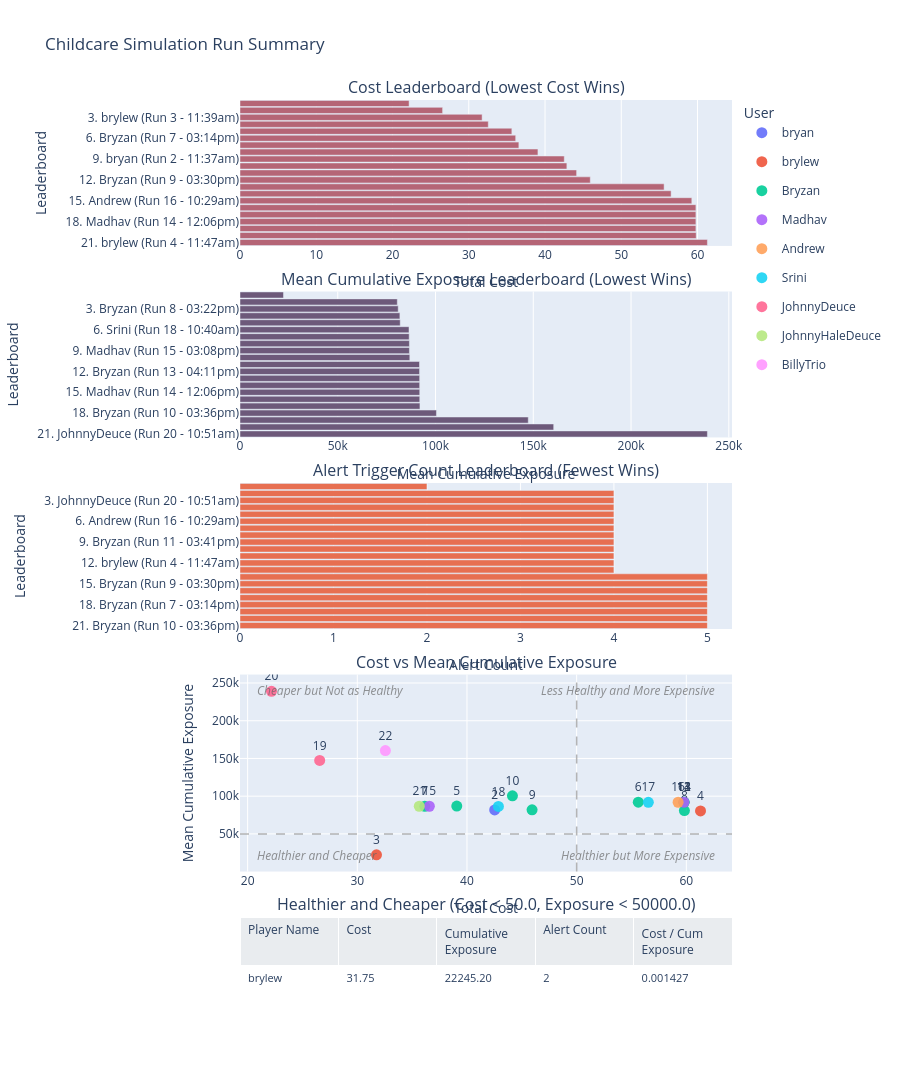

Here is the notebook cell this chart was saved with:
### Code cell
from pathlib import Path
import json

import pandas as pd
import plotly.express as px
from plotly.subplots import make_subplots
import plotly.graph_objects as go

# ── Quadrant divider configuration ────────────────────────────────────────────
QUADRANT_COST_THRESHOLD      = 50.0      # vertical dividing line (x-axis / cost)
QUADRANT_EXPOSURE_THRESHOLD  = 50000.0   # horizontal dividing line (y-axis / exposure)

QUADRANT_LABELS = {
    "bottom_left":  "Healthier and Cheaper",
    "bottom_right": "Healthier but More Expensive",
    "top_left":     "Cheaper but Not as Healthy",
    "top_right":    "Less Healthy and More Expensive",
}
QUADRANT_LINE_COLOR  = "rgba(120, 120, 120, 0.55)"
QUADRANT_LABEL_COLOR = "rgba(100, 100, 100, 0.70)"
QUADRANT_LABEL_SIZE  = 12

# ── Filtered table configuration (runs below both boundaries) ────────────────
RATIO_COLUMN_LABEL = "Cost / Cum Exposure"
RATIO_DECIMALS = 6
# ──────────────────────────────────────────────────────────────────────────────

repo_root_candidates = [Path.cwd(), Path.cwd().parent, Path.cwd().parent.parent]
stats_path = None
for candidate in repo_root_candidates:
    probe = candidate / "Sample Inputs" / "output_childcare_stats.json"
    if probe.exists():
        stats_path = probe
        break

if stats_path is None:
    raise FileNotFoundError("Could not find Sample Inputs/output_childcare_stats.json from the current notebook environment.")

rows = []
with stats_path.open() as f:
    for line in f:
        line = line.strip()
        if not line:
            continue
        row = json.loads(line)
        if row.get("event") == "run_summary":
            rows.append(row)

if not rows:
    raise ValueError(f"No run_summary rows found in {stats_path}")

stats_df = pd.DataFrame(rows).sort_values("run_number").reset_index(drop=True)
stats_df["run_duration_minutes"] = stats_df["time"] / 60.0
stats_df["run_duration_hms"] = pd.to_timedelta(stats_df["time"], unit="s").astype(str)
stats_df["run_clock_time"] = pd.to_datetime(stats_df["timestamp"]).dt.strftime("%I:%M%p").str.lower()

hover_columns = {
    "player_name": True,
    "run_number": True,
    "run_duration_hms": True,
    "ach_total_cost": ":.2f",
    "exposure_mean_cumulative": ":.2f",
}

# Cost leaderboard: lowest cost first (rank 1 = lowest)
cost_sorted = stats_df.sort_values("ach_total_cost", ascending=True).reset_index(drop=True)
cost_sorted["leaderboard_label"] = cost_sorted.apply(
    lambda row: f"{row.name + 1}. {row['player_name']} (Run {int(row['run_number'])} - {row['run_clock_time']})",
    axis=1,
)

# Exposure leaderboard: lowest exposure first (rank 1 = lowest/best)
exposure_sorted = stats_df.sort_values("exposure_mean_cumulative", ascending=True).reset_index(drop=True)
exposure_sorted["leaderboard_label"] = exposure_sorted.apply(
    lambda row: f"{row.name + 1}. {row['player_name']} (Run {int(row['run_number'])} - {row['run_clock_time']})",
    axis=1,
)

# Alerts leaderboard: fewest alerts first (rank 1 = lowest/best)
alerts_sorted = stats_df.sort_values("alert_trigger_count", ascending=True).reset_index(drop=True)
alerts_sorted["leaderboard_label"] = alerts_sorted.apply(
    lambda row: f"{row.name + 1}. {row['player_name']} (Run {int(row['run_number'])} - {row['run_clock_time']})",
    axis=1,
)

# Runs in the healthier+cheaper quadrant (below both thresholds)
qualified_df = stats_df[
    (stats_df["ach_total_cost"] < QUADRANT_COST_THRESHOLD)
    & (stats_df["exposure_mean_cumulative"] < QUADRANT_EXPOSURE_THRESHOLD)
].copy()

# Cost-to-exposure ratio; zero exposure yields NA.
qualified_df[RATIO_COLUMN_LABEL] = qualified_df["ach_total_cost"] / qualified_df["exposure_mean_cumulative"].replace(0, pd.NA)
qualified_df = qualified_df.sort_values(["ach_total_cost", "exposure_mean_cumulative"], ascending=[True, True])

cost_fig = px.bar(
    cost_sorted,
    x="ach_total_cost",
    y="leaderboard_label",
    orientation="h",
    hover_data=hover_columns,
    labels={"ach_total_cost": "Total Cost", "leaderboard_label": "Leaderboard"},
)
cost_fig.update_traces(marker_color="#b56576")

exposure_fig = px.bar(
    exposure_sorted,
    x="exposure_mean_cumulative",
    y="leaderboard_label",
    orientation="h",
    hover_data=hover_columns,
    labels={"exposure_mean_cumulative": "Mean Cumulative Exposure", "leaderboard_label": "Leaderboard"},
)
exposure_fig.update_traces(marker_color="#6d597a")

alerts_fig = px.bar(
    alerts_sorted,
    x="alert_trigger_count",
    y="leaderboard_label",
    orientation="h",
    hover_data=hover_columns,
    labels={"alert_trigger_count": "Alert Count", "leaderboard_label": "Leaderboard"},
)
alerts_fig.update_traces(marker_color="#e76f51")

scatter_fig = px.scatter(
    stats_df,
    x="ach_total_cost",
    y="exposure_mean_cumulative",
    hover_data=hover_columns,
    color="player_name",
    text="run_number",
    labels={
        "ach_total_cost": "Total Cost",
        "exposure_mean_cumulative": "Mean Cumulative Exposure",
    },
)
scatter_fig.update_traces(textposition="top center", marker=dict(size=11, opacity=0.9))

if qualified_df.empty:
    table_values = [["No runs below both thresholds."], ["-"], ["-"], ["-"], ["-"]]
else:
    table_values = [
        qualified_df["player_name"].tolist(),
        qualified_df["ach_total_cost"].map(lambda v: f"{v:.2f}").tolist(),
        qualified_df["exposure_mean_cumulative"].map(lambda v: f"{v:.2f}").tolist(),
        qualified_df["alert_trigger_count"].map(lambda v: f"{int(v)}").tolist(),
        qualified_df[RATIO_COLUMN_LABEL].map(
            lambda v: "NA" if pd.isna(v) else f"{float(v):.{RATIO_DECIMALS}f}"
        ).tolist(),
    ]

panel_height = max(300, 20 * len(stats_df) + 160)
table_height = max(220, 34 * max(1, len(qualified_df) + 1))

fig = make_subplots(
    rows=5,
    cols=1,
    specs=[[{"type": "xy"}], [{"type": "xy"}], [{"type": "xy"}], [{"type": "xy"}], [{"type": "table"}]],
    subplot_titles=(
        "Cost Leaderboard (Lowest Cost Wins)",
        "Mean Cumulative Exposure Leaderboard (Lowest Wins)",
        "Alert Trigger Count Leaderboard (Fewest Wins)",
        "Cost vs Mean Cumulative Exposure",
        f"Healthier and Cheaper (Cost < {QUADRANT_COST_THRESHOLD}, Exposure < {QUADRANT_EXPOSURE_THRESHOLD})",
    ),
    vertical_spacing=0.05,
    row_heights=[0.2, 0.2, 0.2, 0.27, 0.13],
)

for trace in cost_fig.data:
    fig.add_trace(trace, row=1, col=1)

for trace in exposure_fig.data:
    fig.add_trace(trace, row=2, col=1)

for trace in alerts_fig.data:
    fig.add_trace(trace, row=3, col=1)

for trace in scatter_fig.data:
    fig.add_trace(trace, row=4, col=1)

fig.add_trace(
    go.Table(
        header=dict(
            values=["Player Name", "Cost", "Cumulative Exposure", "Alert Count", RATIO_COLUMN_LABEL],
            fill_color="#e9ecef",
            align="left",
            font=dict(size=12),
        ),
        cells=dict(
            values=table_values,
            fill_color="white",
            align="left",
            height=28,
            font=dict(size=11),
        ),
    ),
    row=5,
    col=1,
)

fig.update_layout(
    title="Childcare Simulation Run Summary",
    bargap=0.12,
    height=panel_height * 3 + table_height,
    width=900,
    legend_title_text="User",
    hovermode="closest",
    showlegend=True,
)

fig.update_xaxes(title_text="Total Cost", row=1, col=1)
fig.update_yaxes(
    title_text="Leaderboard",
    row=1,
    col=1,
    categoryorder="array",
    categoryarray=cost_sorted["leaderboard_label"].tolist()[::-1],
)
fig.update_xaxes(title_text="Mean Cumulative Exposure", row=2, col=1)
fig.update_yaxes(
    title_text="Leaderboard",
    row=2,
    col=1,
    categoryorder="array",
    categoryarray=exposure_sorted["leaderboard_label"].tolist()[::-1],
)
fig.update_xaxes(title_text="Alert Count", row=3, col=1)
fig.update_yaxes(
    title_text="Leaderboard",
    row=3,
    col=1,
    categoryorder="array",
    categoryarray=alerts_sorted["leaderboard_label"].tolist()[::-1],
)
fig.update_xaxes(title_text="Total Cost", row=4, col=1)
fig.update_yaxes(title_text="Mean Cumulative Exposure", row=4, col=1)

# ── Quadrant lines and labels on panel 4 ──────────────────────────────────────
# Vertical line at QUADRANT_COST_THRESHOLD
fig.add_shape(
    type="line",
    xref="x4",
    yref="y4 domain",
    x0=QUADRANT_COST_THRESHOLD,
    x1=QUADRANT_COST_THRESHOLD,
    y0=0,
    y1=1,
    line=dict(color=QUADRANT_LINE_COLOR, width=1.5, dash="dash"),
)
# Horizontal line at QUADRANT_EXPOSURE_THRESHOLD
fig.add_shape(
    type="line",
    xref="x4 domain",
    yref="y4",
    x0=0,
    x1=1,
    y0=QUADRANT_EXPOSURE_THRESHOLD,
    y1=QUADRANT_EXPOSURE_THRESHOLD,
    line=dict(color=QUADRANT_LINE_COLOR, width=1.5, dash="dash"),
)

# Quadrant label corners: (key, xanchor, x_domain_pos, yanchor, y_domain_pos)
_pad = 0.03
_quadrant_specs = [
    ("bottom_left", "left", _pad, "bottom", _pad),
    ("bottom_right", "right", 1 - _pad, "bottom", _pad),
    ("top_left", "left", _pad, "top", 1 - _pad),
    ("top_right", "right", 1 - _pad, "top", 1 - _pad),
]

for key, xanchor, xpos, yanchor, ypos in _quadrant_specs:
    fig.add_annotation(
        xref="x4 domain",
        yref="y4 domain",
        x=xpos,
        y=ypos,
        text=f"<i>{QUADRANT_LABELS[key]}</i>",
        showarrow=False,
        xanchor=xanchor,
        yanchor=yanchor,
        font=dict(size=QUADRANT_LABEL_SIZE, color=QUADRANT_LABEL_COLOR),
    )
# ──────────────────────────────────────────────────────────────────────────────

# Export standalone interactive HTML for browser viewing.
export_path = stats_path.parent.parent / "analysis" / "game_results_dashboard.html"
fig.write_html(str(export_path), full_html=True, include_plotlyjs=True)
print(f"Saved standalone dashboard to: {export_path}")

fig.show()

stats_df[[
    "player_name",
    "run_number",
    "run_duration_hms",
    "ach_total_cost",
    "exposure_mean_cumulative",
    "exposure_max_cumulative",
    "alert_trigger_count",
    "end_reason",
]].tail(10)

### Figure 1 — Plotly figure (JSON) as saved in the notebook; plotly's stock layout.template omitted (floating-point values rounded to 4 significant figures)
{"data": [{"alignmentgroup": "True", "customdata": [["JohnnyDeuce", 20, "0 days 19:59:24.133333328", 239100.0], ["JohnnyDeuce", 19, "0 days 19:59:05.777777225", 147400.0], ["brylew", 3, "0 days 12:10:13.111110968", 22250.0], ["BillyTrio", 22, "0 days 19:59:01.999999447", 160400.0], ["JohnnyHaleDeuce", 21, "0 days 19:59:02.888888336", 86650.0], ["Bryzan", 7, "0 days 19:59:00.976169527", 86520.0], ["Madhav", 15, "0 days 19:59:00.444443892", 86650.0], ["Bryzan", 5, "0 days 19:59:01.333332781", 86850.0], ["bryan", 2, "0 days 15:52:04.888888552", 81780.0], ["Srini", 18, "0 days 19:59:00.444443892", 86440.0], ["Bryzan", 10, "0 days 19:59:03.111110559", 100500.0], ["Bryzan", 9, "0 days 18:41:45.555397655", 81950.0], ["Bryzan", 6, "0 days 19:59:07.288339309", 92040.0], ["Srini", 17, "0 days 19:55:17.711150367", 91900.0], ["Andrew", 16, "0 days 19:59:03.244444474", 91940.0], ["Bryzan", 11, "0 days 19:59:02.888888336", 91890.0], ["Bryzan", 13, "0 days 19:59:00.666666114", 91840.0], ["Madhav", 14, "0 days 19:59:01.111110559", 91930.0], ["Bryzan", 12, "0 days 19:59:00.666666114", 91810.0], ["Bryzan", 8, "0 days 19:59:00.222221670", 80910.0], ["brylew", 4, "0 days 19:59:01.333332781", 80450.0]], "hovertemplate": "Total Cost=%{x:.2f}<br>Leaderboard=%{y}<br>player_name=%{customdata[0]}<br>run_number=%{customdata[1]}<br>run_duration_hms=%{customdata[2]}<br>exposure_mean_cumulative=%{customdata[3]:.2f}<extra></extra>", "legendgroup": "", "marker": {"color": "#b56576", "pattern": {"shape": ""}}, "name": "", "offsetgroup": "", "orientation": "h", "showlegend": false, "textposition": "auto", "type": "bar", "x": [22.17, 26.57, 31.75, 32.56, 35.65, 36.15, 36.57, 39.07, 42.53, 42.87, 44.14, 45.93, 55.62, 56.54, 59.25, 59.79, 59.79, 59.79, 59.79, 59.83, 61.3], "xaxis": "x", "y": ["1. JohnnyDeuce (Run 20 - 10:51am)", "2. JohnnyDeuce (Run 19 - 10:49am)", "3. brylew (Run 3 - 11:39am)", "4. BillyTrio (Run 22 - 11:02am)", "5. JohnnyHaleDeuce (Run 21 - 10:56am)", "6. Bryzan (Run 7 - 03:14pm)", "7. Madhav (Run 15 - 03:08pm)", "8. Bryzan (Run 5 - 03:05pm)", "9. bryan (Run 2 - 11:37am)", "10. Srini (Run 18 - 10:40am)", "11. Bryzan (Run 10 - 03:36pm)", "12. Bryzan (Run 9 - 03:30pm)", "13. Bryzan (Run 6 - 03:11pm)", "14. Srini (Run 17 - 10:35am)", "15. Andrew (Run 16 - 10:29am)", "16. Bryzan (Run 11 - 03:41pm)", "17. Bryzan (Run 13 - 04:11pm)", "18. Madhav (Run 14 - 12:06pm)", "19. Bryzan (Run 12 - 03:51pm)", "20. Bryzan (Run 8 - 03:22pm)", "21. brylew (Run 4 - 11:47am)"], "yaxis": "y"}, {"alignmentgroup": "True", "customdata": [["brylew", 3, "0 days 12:10:13.111110968", 31.75], ["brylew", 4, "0 days 19:59:01.333332781", 61.3], ["Bryzan", 8, "0 days 19:59:00.222221670", 59.83], ["bryan", 2, "0 days 15:52:04.888888552", 42.53], ["Bryzan", 9, "0 days 18:41:45.555397655", 45.93], ["Srini", 18, "0 days 19:59:00.444443892", 42.87], ["Bryzan", 7, "0 days 19:59:00.976169527", 36.15], ["JohnnyHaleDeuce", 21, "0 days 19:59:02.888888336", 35.65], ["Madhav", 15, "0 days 19:59:00.444443892", 36.57], ["Bryzan", 5, "0 days 19:59:01.333332781", 39.07], ["Bryzan", 12, "0 days 19:59:00.666666114", 59.79], ["Bryzan", 13, "0 days 19:59:00.666666114", 59.79], ["Bryzan", 11, "0 days 19:59:02.888888336", 59.79], ["Srini", 17, "0 days 19:55:17.711150367", 56.54], ["Madhav", 14, "0 days 19:59:01.111110559", 59.79], ["Andrew", 16, "0 days 19:59:03.244444474", 59.25], ["Bryzan", 6, "0 days 19:59:07.288339309", 55.62], ["Bryzan", 10, "0 days 19:59:03.111110559", 44.14], ["JohnnyDeuce", 19, "0 days 19:59:05.777777225", 26.57], ["BillyTrio", 22, "0 days 19:59:01.999999447", 32.56], ["JohnnyDeuce", 20, "0 days 19:59:24.133333328", 22.17]], "hovertemplate": "Mean Cumulative Exposure=%{x:.2f}<br>Leaderboard=%{y}<br>player_name=%{customdata[0]}<br>run_number=%{customdata[1]}<br>run_duration_hms=%{customdata[2]}<br>ach_total_cost=%{customdata[3]:.2f}<extra></extra>", "legendgroup": "", "marker": {"color": "#6d597a", "pattern": {"shape": ""}}, "name": "", "offsetgroup": "", "orientation": "h", "showlegend": false, "textposition": "auto", "type": "bar", "x": [22250.0, 80450.0, 80910.0, 81780.0, 81950.0, 86440.0, 86520.0, 86650.0, 86650.0, 86850.0, 91810.0, 91840.0, 91890.0, 91900.0, 91930.0, 91940.0, 92040.0, 100500.0, 147400.0, 160400.0, 239100.0], "xaxis": "x2", "y": ["1. brylew (Run 3 - 11:39am)", "2. brylew (Run 4 - 11:47am)", "3. Bryzan (Run 8 - 03:22pm)", "4. bryan (Run 2 - 11:37am)", "5. Bryzan (Run 9 - 03:30pm)", "6. Srini (Run 18 - 10:40am)", "7. Bryzan (Run 7 - 03:14pm)", "8. JohnnyHaleDeuce (Run 21 - 10:56am)", "9. Madhav (Run 15 - 03:08pm)", "10. Bryzan (Run 5 - 03:05pm)", "11. Bryzan (Run 12 - 03:51pm)", "12. Bryzan (Run 13 - 04:11pm)", "13. Bryzan (Run 11 - 03:41pm)", "14. Srini (Run 17 - 10:35am)", "15. Madhav (Run 14 - 12:06pm)", "16. Andrew (Run 16 - 10:29am)", "17. Bryzan (Run 6 - 03:11pm)", "18. Bryzan (Run 10 - 03:36pm)", "19. JohnnyDeuce (Run 19 - 10:49am)", "20. BillyTrio (Run 22 - 11:02am)", "21. JohnnyDeuce (Run 20 - 10:51am)"], "yaxis": "y2"}, {"alignmentgroup": "True", "customdata": [["brylew", 3, "0 days 12:10:13.111110968", 31.75, 22250.0], ["bryan", 2, "0 days 15:52:04.888888552", 42.53, 81780.0], ["JohnnyDeuce", 20, "0 days 19:59:24.133333328", 22.17, 239100.0], ["JohnnyDeuce", 19, "0 days 19:59:05.777777225", 26.57, 147400.0], ["Srini", 17, "0 days 19:55:17.711150367", 56.54, 91900.0], ["Andrew", 16, "0 days 19:59:03.244444474", 59.25, 91940.0], ["Madhav", 14, "0 days 19:59:01.111110559", 59.79, 91930.0], ["Bryzan", 13, "0 days 19:59:00.666666114", 59.79, 91840.0], ["Bryzan", 11, "0 days 19:59:02.888888336", 59.79, 91890.0], ["Bryzan", 12, "0 days 19:59:00.666666114", 59.79, 91810.0], ["Bryzan", 6, "0 days 19:59:07.288339309", 55.62, 92040.0], ["brylew", 4, "0 days 19:59:01.333332781", 61.3, 80450.0], ["BillyTrio", 22, "0 days 19:59:01.999999447", 32.56, 160400.0], ["JohnnyHaleDeuce", 21, "0 days 19:59:02.888888336", 35.65, 86650.0], ["Bryzan", 9, "0 days 18:41:45.555397655", 45.93, 81950.0], ["Bryzan", 8, "0 days 19:59:00.222221670", 59.83, 80910.0], ["Madhav", 15, "0 days 19:59:00.444443892", 36.57, 86650.0], ["Bryzan", 7, "0 days 19:59:00.976169527", 36.15, 86520.0], ["Srini", 18, "0 days 19:59:00.444443892", 42.87, 86440.0], ["Bryzan", 5, "0 days 19:59:01.333332781", 39.07, 86850.0], ["Bryzan", 10, "0 days 19:59:03.111110559", 44.14, 100500.0]], "hovertemplate": "Alert Count=%{x}<br>Leaderboard=%{y}<br>player_name=%{customdata[0]}<br>run_number=%{customdata[1]}<br>run_duration_hms=%{customdata[2]}<br>ach_total_cost=%{customdata[3]:.2f}<br>exposure_mean_cumulative=%{customdata[4]:.2f}<extra></extra>", "legendgroup": "", "marker": {"color": "#e76f51", "pattern": {"shape": ""}}, "name": "", "offsetgroup": "", "orientation": "h", "showlegend": false, "textposition": "auto", "type": "bar", "x": [2, 4, 4, 4, 4, 4, 4, 4, 4, 4, 4, 4, 4, 5, 5, 5, 5, 5, 5, 5, 5], "xaxis": "x3", "y": ["1. brylew (Run 3 - 11:39am)", "2. bryan (Run 2 - 11:37am)", "3. JohnnyDeuce (Run 20 - 10:51am)", "4. JohnnyDeuce (Run 19 - 10:49am)", "5. Srini (Run 17 - 10:35am)", "6. Andrew (Run 16 - 10:29am)", "7. Madhav (Run 14 - 12:06pm)", "8. Bryzan (Run 13 - 04:11pm)", "9. Bryzan (Run 11 - 03:41pm)", "10. Bryzan (Run 12 - 03:51pm)", "11. Bryzan (Run 6 - 03:11pm)", "12. brylew (Run 4 - 11:47am)", "13. BillyTrio (Run 22 - 11:02am)", "14. JohnnyHaleDeuce (Run 21 - 10:56am)", "15. Bryzan (Run 9 - 03:30pm)", "16. Bryzan (Run 8 - 03:22pm)", "17. Madhav (Run 15 - 03:08pm)", "18. Bryzan (Run 7 - 03:14pm)", "19. Srini (Run 18 - 10:40am)", "20. Bryzan (Run 5 - 03:05pm)", "21. Bryzan (Run 10 - 03:36pm)"], "yaxis": "y3"}, {"customdata": [["bryan", 2, "0 days 15:52:04.888888552"]], "hovertemplate": "player_name=%{customdata[0]}<br>Total Cost=%{x:.2f}<br>Mean Cumulative Exposure=%{y:.2f}<br>run_number=%{customdata[1]}<br>run_duration_hms=%{customdata[2]}<extra></extra>", "legendgroup": "bryan", "marker": {"color": "#636efa", "opacity": 0.9, "size": 11, "symbol": "circle"}, "mode": "markers+text", "name": "bryan", "orientation": "v", "showlegend": true, "text": [2], "textposition": "top center", "type": "scatter", "x": [42.53], "xaxis": "x4", "y": [81780.0], "yaxis": "y4"}, {"customdata": [["brylew", 3, "0 days 12:10:13.111110968"], ["brylew", 4, "0 days 19:59:01.333332781"]], "hovertemplate": "player_name=%{customdata[0]}<br>Total Cost=%{x:.2f}<br>Mean Cumulative Exposure=%{y:.2f}<br>run_number=%{customdata[1]}<br>run_duration_hms=%{customdata[2]}<extra></extra>", "legendgroup": "brylew", "marker": {"color": "#EF553B", "opacity": 0.9, "size": 11, "symbol": "circle"}, "mode": "markers+text", "name": "brylew", "orientation": "v", "showlegend": true, "text": [3, 4], "textposition": "top center", "type": "scatter", "x": [31.75, 61.3], "xaxis": "x4", "y": [22250.0, 80450.0], "yaxis": "y4"}, {"customdata": [["Bryzan", 5, "0 days 19:59:01.333332781"], ["Bryzan", 6, "0 days 19:59:07.288339309"], ["Bryzan", 7, "0 days 19:59:00.976169527"], ["Bryzan", 8, "0 days 19:59:00.222221670"], ["Bryzan", 9, "0 days 18:41:45.555397655"], ["Bryzan", 10, "0 days 19:59:03.111110559"], ["Bryzan", 11, "0 days 19:59:02.888888336"], ["Bryzan", 12, "0 days 19:59:00.666666114"], ["Bryzan", 13, "0 days 19:59:00.666666114"]], "hovertemplate": "player_name=%{customdata[0]}<br>Total Cost=%{x:.2f}<br>Mean Cumulative Exposure=%{y:.2f}<br>run_number=%{customdata[1]}<br>run_duration_hms=%{customdata[2]}<extra></extra>", "legendgroup": "Bryzan", "marker": {"color": "#00cc96", "opacity": 0.9, "size": 11, "symbol": "circle"}, "mode": "markers+text", "name": "Bryzan", "orientation": "v", "showlegend": true, "text": [5, 6, 7, 8, 9, 10, 11, 12, 13], "textposition": "top center", "type": "scatter", "x": [39.07, 55.62, 36.15, 59.83, 45.93, 44.14, 59.79, 59.79, 59.79], "xaxis": "x4", "y": [86850.0, 92040.0, 86520.0, 80910.0, 81950.0, 100500.0, 91890.0, 91810.0, 91840.0], "yaxis": "y4"}, {"customdata": [["Madhav", 14, "0 days 19:59:01.111110559"], ["Madhav", 15, "0 days 19:59:00.444443892"]], "hovertemplate": "player_name=%{customdata[0]}<br>Total Cost=%{x:.2f}<br>Mean Cumulative Exposure=%{y:.2f}<br>run_number=%{customdata[1]}<br>run_duration_hms=%{customdata[2]}<extra></extra>", "legendgroup": "Madhav", "marker": {"color": "#ab63fa", "opacity": 0.9, "size": 11, "symbol": "circle"}, "mode": "markers+text", "name": "Madhav", "orientation": "v", "showlegend": true, "text": [14, 15], "textposition": "top center", "type": "scatter", "x": [59.79, 36.57], "xaxis": "x4", "y": [91930.0, 86650.0], "yaxis": "y4"}, {"customdata": [["Andrew", 16, "0 days 19:59:03.244444474"]], "hovertemplate": "player_name=%{customdata[0]}<br>Total Cost=%{x:.2f}<br>Mean Cumulative Exposure=%{y:.2f}<br>run_number=%{customdata[1]}<br>run_duration_hms=%{customdata[2]}<extra></extra>", "legendgroup": "Andrew", "marker": {"color": "#FFA15A", "opacity": 0.9, "size": 11, "symbol": "circle"}, "mode": "markers+text", "name": "Andrew", "orientation": "v", "showlegend": true, "text": [16], "textposition": "top center", "type": "scatter", "x": [59.25], "xaxis": "x4", "y": [91940.0], "yaxis": "y4"}, {"customdata": [["Srini", 17, "0 days 19:55:17.711150367"], ["Srini", 18, "0 days 19:59:00.444443892"]], "hovertemplate": "player_name=%{customdata[0]}<br>Total Cost=%{x:.2f}<br>Mean Cumulative Exposure=%{y:.2f}<br>run_number=%{customdata[1]}<br>run_duration_hms=%{customdata[2]}<extra></extra>", "legendgroup": "Srini", "marker": {"color": "#19d3f3", "opacity": 0.9, "size": 11, "symbol": "circle"}, "mode": "markers+text", "name": "Srini", "orientation": "v", "showlegend": true, "text": [17, 18], "textposition": "top center", "type": "scatter", "x": [56.54, 42.87], "xaxis": "x4", "y": [91900.0, 86440.0], "yaxis": "y4"}, {"customdata": [["JohnnyDeuce", 19, "0 days 19:59:05.777777225"], ["JohnnyDeuce", 20, "0 days 19:59:24.133333328"]], "hovertemplate": "player_name=%{customdata[0]}<br>Total Cost=%{x:.2f}<br>Mean Cumulative Exposure=%{y:.2f}<br>run_number=%{customdata[1]}<br>run_duration_hms=%{customdata[2]}<extra></extra>", "legendgroup": "JohnnyDeuce", "marker": {"color": "#FF6692", "opacity": 0.9, "size": 11, "symbol": "circle"}, "mode": "markers+text", "name": "JohnnyDeuce", "orientation": "v", "showlegend": true, "text": [19, 20], "textposition": "top center", "type": "scatter", "x": [26.57, 22.17], "xaxis": "x4", "y": [147400.0, 239100.0], "yaxis": "y4"}, {"customdata": [["JohnnyHaleDeuce", 21, "0 days 19:59:02.888888336"]], "hovertemplate": "player_name=%{customdata[0]}<br>Total Cost=%{x:.2f}<br>Mean Cumulative Exposure=%{y:.2f}<br>run_number=%{customdata[1]}<br>run_duration_hms=%{customdata[2]}<extra></extra>", "legendgroup": "JohnnyHaleDeuce", "marker": {"color": "#B6E880", "opacity": 0.9, "size": 11, "symbol": "circle"}, "mode": "markers+text", "name": "JohnnyHaleDeuce", "orientation": "v", "showlegend": true, "text": [21], "textposition": "top center", "type": "scatter", "x": [35.65], "xaxis": "x4", "y": [86650.0], "yaxis": "y4"}, {"customdata": [["BillyTrio", 22, "0 days 19:59:01.999999447"]], "hovertemplate": "player_name=%{customdata[0]}<br>Total Cost=%{x:.2f}<br>Mean Cumulative Exposure=%{y:.2f}<br>run_number=%{customdata[1]}<br>run_duration_hms=%{customdata[2]}<extra></extra>", "legendgroup": "BillyTrio", "marker": {"color": "#FF97FF", "opacity": 0.9, "size": 11, "symbol": "circle"}, "mode": "markers+text", "name": "BillyTrio", "orientation": "v", "showlegend": true, "text": [22], "textposition": "top center", "type": "scatter", "x": [32.56], "xaxis": "x4", "y": [160400.0], "yaxis": "y4"}, {"cells": {"align": "left", "fill": {"color": "white"}, "font": {"size": 11}, "height": 28, "values": [["brylew"], ["31.75"], ["22245.20"], ["2"], ["0.001427"]]}, "domain": {"x": [0, 1], "y": [0, 0.104]}, "header": {"align": "left", "fill": {"color": "#e9ecef"}, "font": {"size": 12}, "values": ["Player Name", "Cost", "Cumulative Exposure", "Alert Count", "Cost / Cum Exposure"]}, "type": "table"}], "layout": {"annotations": [{"font": {"size": 16}, "showarrow": false, "text": "Cost Leaderboard (Lowest Cost Wins)", "x": 0.5, "xanchor": "center", "xref": "paper", "y": 1, "yanchor": "bottom", "yref": "paper"}, {"font": {"size": 16}, "showarrow": false, "text": "Mean Cumulative Exposure Leaderboard (Lowest Wins)", "x": 0.5, "xanchor": "center", "xref": "paper", "y": 0.79, "yanchor": "bottom", "yref": "paper"}, {"font": {"size": 16}, "showarrow": false, "text": "Alert Trigger Count Leaderboard (Fewest Wins)", "x": 0.5, "xanchor": "center", "xref": "paper", "y": 0.58, "yanchor": "bottom", "yref": "paper"}, {"font": {"size": 16}, "showarrow": false, "text": "Cost vs Mean Cumulative Exposure", "x": 0.5, "xanchor": "center", "xref": "paper", "y": 0.37, "yanchor": "bottom", "yref": "paper"}, {"font": {"size": 16}, "showarrow": false, "text": "Healthier and Cheaper (Cost < 50.0, Exposure < 50000.0)", "x": 0.5, "xanchor": "center", "xref": "paper", "y": 0.104, "yanchor": "bottom", "yref": "paper"}, {"font": {"color": "rgba(100, 100, 100, 0.70)", "size": 12}, "showarrow": false, "text": "<i>Healthier and Cheaper</i>", "x": 0.03, "xanchor": "left", "xref": "x4 domain", "y": 0.03, "yanchor": "bottom", "yref": "y4 domain"}, {"font": {"color": "rgba(100, 100, 100, 0.70)", "size": 12}, "showarrow": false, "text": "<i>Healthier but More Expensive</i>", "x": 0.97, "xanchor": "right", "xref": "x4 domain", "y": 0.03, "yanchor": "bottom", "yref": "y4 domain"}, {"font": {"color": "rgba(100, 100, 100, 0.70)", "size": 12}, "showarrow": false, "text": "<i>Cheaper but Not as Healthy</i>", "x": 0.03, "xanchor": "left", "xref": "x4 domain", "y": 0.97, "yanchor": "top", "yref": "y4 domain"}, {"font": {"color": "rgba(100, 100, 100, 0.70)", "size": 12}, "showarrow": false, "text": "<i>Less Healthy and More Expensive</i>", "x": 0.97, "xanchor": "right", "xref": "x4 domain", "y": 0.97, "yanchor": "top", "yref": "y4 domain"}], "bargap": 0.12, "height": 1960, "hovermode": "closest", "legend": {"title": {"text": "User"}}, "shapes": [{"line": {"color": "rgba(120, 120, 120, 0.55)", "dash": "dash", "width": 1.5}, "type": "line", "x0": 50, "x1": 50, "xref": "x4", "y0": 0, "y1": 1, "yref": "y4 domain"}, {"line": {"color": "rgba(120, 120, 120, 0.55)", "dash": "dash", "width": 1.5}, "type": "line", "x0": 0, "x1": 1, "xref": "x4 domain", "y0": 50000, "y1": 50000, "yref": "y4"}], "showlegend": true, "title": {"text": "Childcare Simulation Run Summary"}, "width": 900, "xaxis": {"anchor": "y", "domain": [0, 1], "title": {"text": "Total Cost"}}, "xaxis2": {"anchor": "y2", "domain": [0, 1], "title": {"text": "Mean Cumulative Exposure"}}, "xaxis3": {"anchor": "y3", "domain": [0, 1], "title": {"text": "Alert Count"}}, "xaxis4": {"anchor": "y4", "domain": [0, 1], "title": {"text": "Total Cost"}}, "yaxis": {"anchor": "x", "categoryarray": ["21. brylew (Run 4 - 11:47am)", "20. Bryzan (Run 8 - 03:22pm)", "19. Bryzan (Run 12 - 03:51pm)", "18. Madhav (Run 14 - 12:06pm)", "17. Bryzan (Run 13 - 04:11pm)", "16. Bryzan (Run 11 - 03:41pm)", "15. Andrew (Run 16 - 10:29am)", "14. Srini (Run 17 - 10:35am)", "13. Bryzan (Run 6 - 03:11pm)", "12. Bryzan (Run 9 - 03:30pm)", "11. Bryzan (Run 10 - 03:36pm)", "10. Srini (Run 18 - 10:40am)", "9. bryan (Run 2 - 11:37am)", "8. Bryzan (Run 5 - 03:05pm)", "7. Madhav (Run 15 - 03:08pm)", "6. Bryzan (Run 7 - 03:14pm)", "5. JohnnyHaleDeuce (Run 21 - 10:56am)", "4. BillyTrio (Run 22 - 11:02am)", "3. brylew (Run 3 - 11:39am)", "2. JohnnyDeuce (Run 19 - 10:49am)", "1. JohnnyDeuce (Run 20 - 10:51am)"], "categoryorder": "array", "domain": [0.84, 1], "title": {"text": "Leaderboard"}}, "yaxis2": {"anchor": "x2", "categoryarray": ["21. JohnnyDeuce (Run 20 - 10:51am)", "20. BillyTrio (Run 22 - 11:02am)", "19. JohnnyDeuce (Run 19 - 10:49am)", "18. Bryzan (Run 10 - 03:36pm)", "17. Bryzan (Run 6 - 03:11pm)", "16. Andrew (Run 16 - 10:29am)", "15. Madhav (Run 14 - 12:06pm)", "14. Srini (Run 17 - 10:35am)", "13. Bryzan (Run 11 - 03:41pm)", "12. Bryzan (Run 13 - 04:11pm)", "11. Bryzan (Run 12 - 03:51pm)", "10. Bryzan (Run 5 - 03:05pm)", "9. Madhav (Run 15 - 03:08pm)", "8. JohnnyHaleDeuce (Run 21 - 10:56am)", "7. Bryzan (Run 7 - 03:14pm)", "6. Srini (Run 18 - 10:40am)", "5. Bryzan (Run 9 - 03:30pm)", "4. bryan (Run 2 - 11:37am)", "3. Bryzan (Run 8 - 03:22pm)", "2. brylew (Run 4 - 11:47am)", "1. brylew (Run 3 - 11:39am)"], "categoryorder": "array", "domain": [0.63, 0.79], "title": {"text": "Leaderboard"}}, "yaxis3": {"anchor": "x3", "categoryarray": ["21. Bryzan (Run 10 - 03:36pm)", "20. Bryzan (Run 5 - 03:05pm)", "19. Srini (Run 18 - 10:40am)", "18. Bryzan (Run 7 - 03:14pm)", "17. Madhav (Run 15 - 03:08pm)", "16. Bryzan (Run 8 - 03:22pm)", "15. Bryzan (Run 9 - 03:30pm)", "14. JohnnyHaleDeuce (Run 21 - 10:56am)", "13. BillyTrio (Run 22 - 11:02am)", "12. brylew (Run 4 - 11:47am)", "11. Bryzan (Run 6 - 03:11pm)", "10. Bryzan (Run 12 - 03:51pm)", "9. Bryzan (Run 11 - 03:41pm)", "8. Bryzan (Run 13 - 04:11pm)", "7. Madhav (Run 14 - 12:06pm)", "6. Andrew (Run 16 - 10:29am)", "5. Srini (Run 17 - 10:35am)", "4. JohnnyDeuce (Run 19 - 10:49am)", "3. JohnnyDeuce (Run 20 - 10:51am)", "2. bryan (Run 2 - 11:37am)", "1. brylew (Run 3 - 11:39am)"], "categoryorder": "array", "domain": [0.42, 0.58], "title": {"text": "Leaderboard"}}, "yaxis4": {"anchor": "x4", "domain": [0.154, 0.37], "title": {"text": "Mean Cumulative Exposure"}}}}
